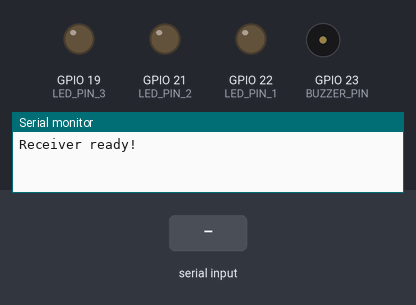
Recording of a program running on a simulated ESP32. Shown: output pins drawn as LEDs (lit = HIGH), buzzer (waves = sounding, pin HIGH), the last lines printed to the serial monitor. The test bench sets the inputs (shaded band).

Above: at 1.2 s.
1.3 s: "ALERT: \n" received over Serial
At 1.7 s:
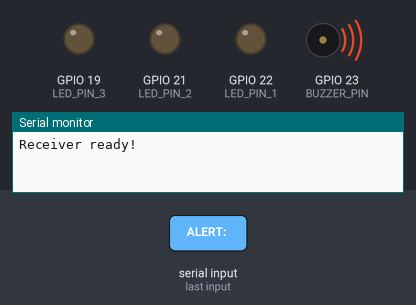
4.3 s: "RESET: \n" received over Serial
At 5.2 s:
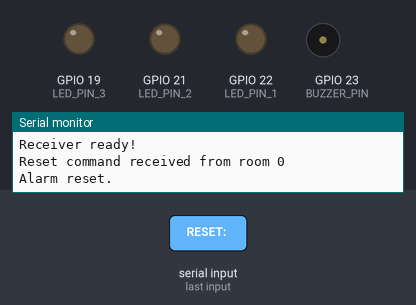
5.8 s: "ALERT: 90\n" received over Serial
At 8.7 s:
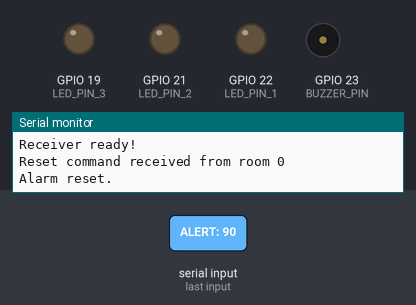
8.8 s: "RESET: 90\n" received over Serial
At 9.6 s:
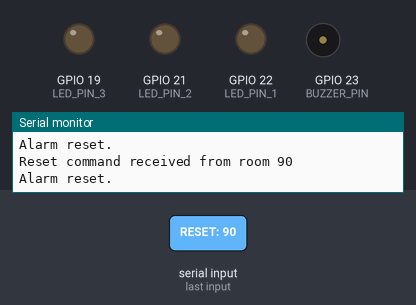
Timing chart, 0 to 11.3 s (numbered marks = the images above; inputs shaded):
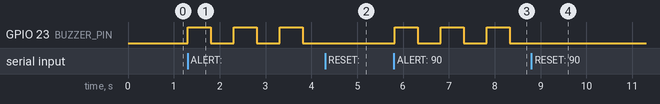

Measured:
- after the input at 1.3 s, GPIO 23 (BUZZER_PIN): alternates HIGH for 0.50 s and LOW for 0.50 s, starting at once
- after the input at 4.3 s, GPIO 23 (BUZZER_PIN): stays LOW (without the input it goes to HIGH after 0.01 s)
- after the input at 5.8 s, GPIO 23 (BUZZER_PIN): alternates HIGH for 0.50 s and LOW for 0.50 s, starting at once
- after the input at 8.8 s, GPIO 23 (BUZZER_PIN): stops changing and stays LOW

The program:

main.cpp
```cpp
#include <Arduino.h>

#define BUZZER_PIN 23
#define LED_PIN_1 22
#define LED_PIN_2 21
#define LED_PIN_3 19

bool alarmActive = false;
bool led1Active = false;
bool led2Active = false;
bool led3Active = false;
const unsigned long ALARM_DURATION = 120000; // 120 seconds

int roomID;

void setup() {
  Serial.begin(115200);
  pinMode(BUZZER_PIN, OUTPUT);
  pinMode(LED_PIN_1, OUTPUT);
  pinMode(LED_PIN_2, OUTPUT);
  pinMode(LED_PIN_3, OUTPUT);

  digitalWrite(BUZZER_PIN, LOW);
  digitalWrite(LED_PIN_1, LOW);
  digitalWrite(LED_PIN_2, LOW);
  digitalWrite(LED_PIN_3, LOW);

  Serial.println("Receiver ready!");
}

void resetAlarm() {
  switch(roomID) {
    case 1:
      led1Active = false;
      break;
    case 2:
      led2Active = false;
      break;
    case 3:
      led3Active = false;
      break;
  }

  if (!led1Active && !led2Active && !led3Active) {
    alarmActive = false;
    Serial.println("Alarm reset.");
  } else {
    Serial.println("Alarm still active in other rooms.");
  }
}


void triggerAlarm() {
  alarmActive = true;

  switch(roomID) {
    case 1:
      led1Active = true;
      Serial.printf("Alarm triggered from room %d\n", roomID);
      break;
    case 2:
      led2Active = true;
      Serial.printf("Alarm triggered from room %d\n", roomID);
      break;
    case 3:
      led3Active = true;
      Serial.printf("Alarm triggered from room %d\n", roomID);
      break;
  }
}

void processCommand() {
  if (Serial.available()) {
    String command = Serial.readStringUntil('\n');

    if (command.startsWith("ALERT: ")) {
      roomID = command.substring(7).toInt();

      triggerAlarm();
    }

    else if (command.startsWith("RESET: ")) {
      roomID = command.substring(7).toInt();
      Serial.printf("Reset command received from room %d\n", roomID);
      resetAlarm();
      // resetSignal = true;
    }

    else {
      Serial.println("UNKNOWN COMMAND: " + command + ".");
    }
    return;
  }
}


// unsigned long alarmStartTime = 0;
// void autoReset() {
//   if (alarmActive && (millis() - alarmStartTime > ALARM_DURATION)) {
//     Serial.println("AUTO RESET");
//     resetAlarm();
//   }
// }

///////////////////////////////////////////////////////////////

unsigned long currentMS = 0;
unsigned long lastBlink = 0;
const unsigned long BLINK_INTERVAL = 500;
bool lowState = false;

void loop() {
  processCommand();
  // autoReset();
  if(alarmActive){
    currentMS = millis();
    if (currentMS - lastBlink >= BLINK_INTERVAL){
      lastBlink = currentMS;
      lowState = !lowState;
      digitalWrite(BUZZER_PIN, lowState ? HIGH : LOW);

      if (led1Active) {
        digitalWrite(LED_PIN_1, lowState ? HIGH : LOW);
      } else {
        digitalWrite(LED_PIN_1, LOW);
      }

      if (led2Active) {
        digitalWrite(LED_PIN_2, lowState ? HIGH : LOW);
      } else {
        digitalWrite(LED_PIN_2, LOW);
      }

      if (led3Active) {
        digitalWrite(LED_PIN_3, lowState ? HIGH : LOW);
      } else {
        digitalWrite(LED_PIN_3, LOW);
      }
    }
  } else {
    digitalWrite(BUZZER_PIN, LOW);
    digitalWrite(LED_PIN_1, LOW);
    digitalWrite(LED_PIN_2, LOW);
    digitalWrite(LED_PIN_3, LOW);
  }
  delay(50);
}
```
